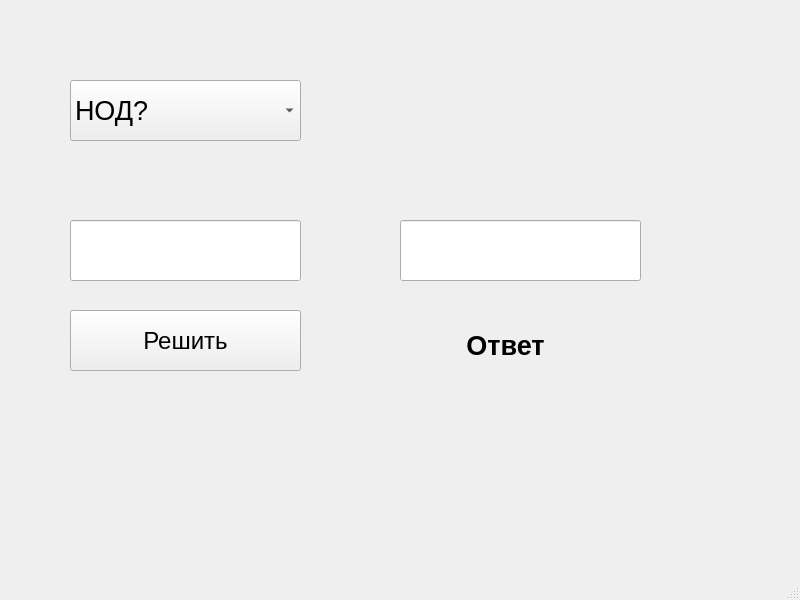
<?xml version="1.0" encoding="UTF-8"?>
<ui version="4.0">
 <class>MainWindow</class>
 <widget class="QMainWindow" name="MainWindow">
  <property name="geometry">
   <rect>
    <x>0</x>
    <y>0</y>
    <width>800</width>
    <height>600</height>
   </rect>
  </property>
  <property name="windowTitle">
   <string>MainWindow</string>
  </property>
  <widget class="QWidget" name="centralwidget">
   <widget class="QLineEdit" name="num1">
    <property name="geometry">
     <rect>
      <x>70</x>
      <y>220</y>
      <width>231</width>
      <height>61</height>
     </rect>
    </property>
    <property name="font">
     <font>
      <family>Tahoma</family>
      <pointsize>18</pointsize>
     </font>
    </property>
    <property name="alignment">
     <set>Qt::AlignmentFlag::AlignCenter</set>
    </property>
   </widget>
   <widget class="QLineEdit" name="num2">
    <property name="enabled">
     <bool>true</bool>
    </property>
    <property name="geometry">
     <rect>
      <x>400</x>
      <y>220</y>
      <width>241</width>
      <height>61</height>
     </rect>
    </property>
    <property name="font">
     <font>
      <family>Tahoma</family>
      <pointsize>18</pointsize>
     </font>
    </property>
    <property name="alignment">
     <set>Qt::AlignmentFlag::AlignCenter</set>
    </property>
   </widget>
   <widget class="QComboBox" name="options">
    <property name="geometry">
     <rect>
      <x>70</x>
      <y>80</y>
      <width>231</width>
      <height>61</height>
     </rect>
    </property>
    <property name="sizePolicy">
     <sizepolicy hsizetype="Preferred" vsizetype="Preferred">
      <horstretch>0</horstretch>
      <verstretch>0</verstretch>
     </sizepolicy>
    </property>
    <property name="font">
     <font>
      <family>Tahoma</family>
      <pointsize>20</pointsize>
     </font>
    </property>
    <property name="layoutDirection">
     <enum>Qt::LayoutDirection::LeftToRight</enum>
    </property>
    <property name="autoFillBackground">
     <bool>true</bool>
    </property>
    <property name="sizeAdjustPolicy">
     <enum>QComboBox::SizeAdjustPolicy::AdjustToContentsOnFirstShow</enum>
    </property>
    <item>
     <property name="text">
      <string>НОД?</string>
     </property>
    </item>
    <item>
     <property name="text">
      <string>НОК?</string>
     </property>
    </item>
    <item>
     <property name="text">
      <string>Простое?</string>
     </property>
    </item>
    <item>
     <property name="text">
      <string>Армстронг?</string>
     </property>
    </item>
    <item>
     <property name="text">
      <string>Кол-во цифр?</string>
     </property>
    </item>
   </widget>
   <widget class="QPushButton" name="solve">
    <property name="geometry">
     <rect>
      <x>70</x>
      <y>310</y>
      <width>231</width>
      <height>61</height>
     </rect>
    </property>
    <property name="font">
     <font>
      <family>Tahoma</family>
      <pointsize>18</pointsize>
     </font>
    </property>
    <property name="text">
     <string>Решить</string>
    </property>
   </widget>
   <widget class="QLabel" name="answer">
    <property name="geometry">
     <rect>
      <x>410</x>
      <y>400</y>
      <width>191</width>
      <height>51</height>
     </rect>
    </property>
    <property name="font">
     <font>
      <family>Tahoma</family>
      <pointsize>18</pointsize>
     </font>
    </property>
    <property name="text">
     <string/>
    </property>
    <property name="alignment">
     <set>Qt::AlignmentFlag::AlignCenter</set>
    </property>
   </widget>
   <widget class="QLabel" name="answer_2">
    <property name="geometry">
     <rect>
      <x>410</x>
      <y>320</y>
      <width>191</width>
      <height>51</height>
     </rect>
    </property>
    <property name="sizePolicy">
     <sizepolicy hsizetype="Preferred" vsizetype="Preferred">
      <horstretch>0</horstretch>
      <verstretch>0</verstretch>
     </sizepolicy>
    </property>
    <property name="font">
     <font>
      <family>Tahoma</family>
      <pointsize>20</pointsize>
      <bold>true</bold>
     </font>
    </property>
    <property name="tabletTracking">
     <bool>false</bool>
    </property>
    <property name="acceptDrops">
     <bool>false</bool>
    </property>
    <property name="layoutDirection">
     <enum>Qt::LayoutDirection::LeftToRight</enum>
    </property>
    <property name="text">
     <string>Ответ</string>
    </property>
    <property name="scaledContents">
     <bool>false</bool>
    </property>
    <property name="alignment">
     <set>Qt::AlignmentFlag::AlignCenter</set>
    </property>
   </widget>
  </widget>
  <widget class="QMenuBar" name="menubar">
   <property name="geometry">
    <rect>
     <x>0</x>
     <y>0</y>
     <width>800</width>
     <height>19</height>
    </rect>
   </property>
  </widget>
  <widget class="QStatusBar" name="statusbar"/>
 </widget>
 <resources/>
 <connections/>
</ui>
